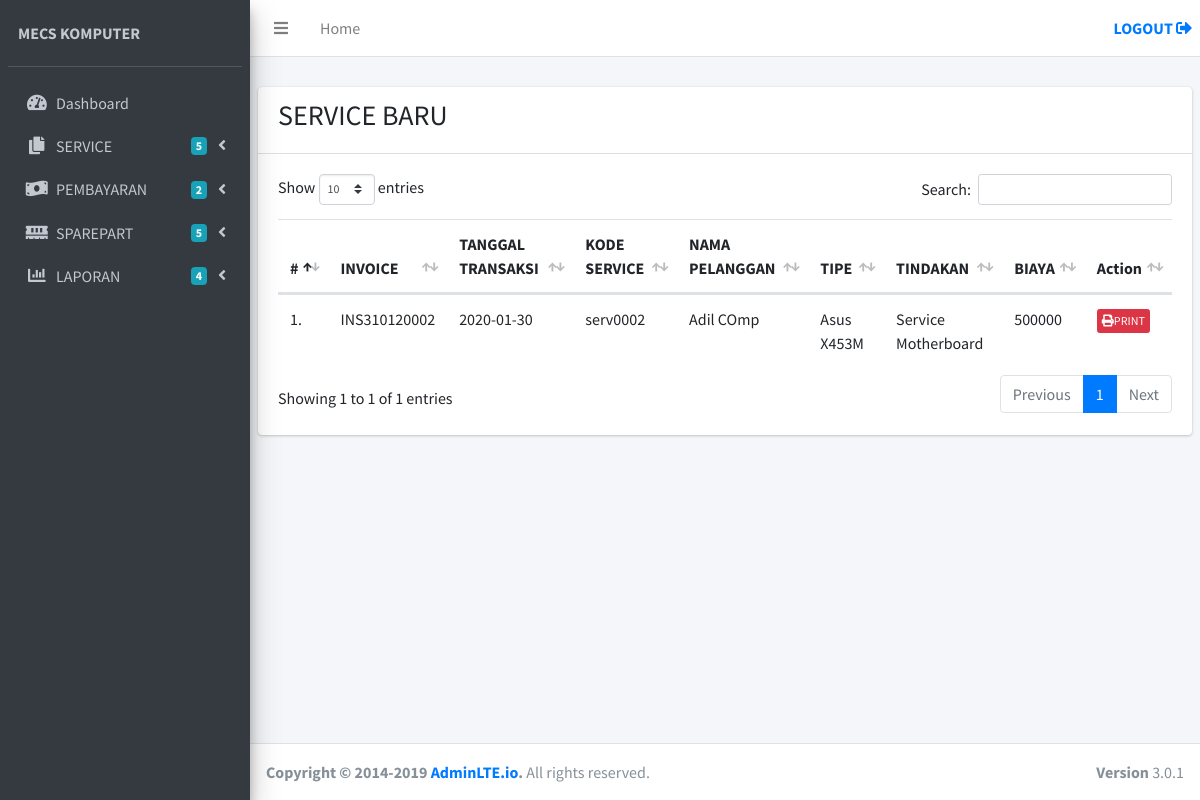
/index.php/invoice/piutang, run on the app's committed database.
### tables this page shows
CREATE TABLE `tb_invo_serv` (
  `invoice` varchar(12) NOT NULL,
  `tgl_transaksi` date DEFAULT NULL,
  `kd_serv` varchar(8) DEFAULT NULL,
  `biaya` int(11) DEFAULT NULL,
  `tindakan` varchar(50) DEFAULT NULL,
  `status` varchar(10) DEFAULT NULL
);

CREATE TABLE `tb_service` (
  `kd_serv` varchar(8) NOT NULL,
  `nm_pel` varchar(50) NOT NULL,
  `no_telp` varchar(15) NOT NULL,
  `tgl_masuk` date NOT NULL,
  `tipe` varchar(50) NOT NULL,
  `kelengkapan` varchar(100) NOT NULL,
  `keluhan` varchar(100) NOT NULL,
  `status` varchar(10) NOT NULL,
  `tgl_selesai` date DEFAULT NULL,
  `tgl_keluar` date DEFAULT NULL,
  `ket` text NOT NULL
);

### application/libraries/Template.php (called while the page is built)
<?php
Class Template {
	var $template_data = array();
	function set($name, $value)
	{
		$this->template_data[$name] = $value;
	}
	function load($template = '' , $view = '' , $view_data = array(), $return = FALSE)
	{
		$this->CI =& get_instance();
		$this->set('contents', $this->CI->load->view($view, $view_data, TRUE));
		return $this->CI->load->view($template,$this->template_data, $return);
	}
}

### application/controllers/Invoice.php (called while the page is built, shortened)
<?php
class invoice extends CI_Controller {
	public function piutang()
	{
		$data['row'] = $this->invoice_m->getPiutang();
		$this->template->load('template', 'invoice/piutang_data', $data);
	}
}

### index.php (called while the page is built, shortened)
<?php
require_once BASEPATH.'core/CodeIgniter.php';

### application/models/Invoice_m.php (called while the page is built, shortened)
<?php
class Invoice_m extends CI_Model {
	public function getPiutang($id=null)
	{
		$query = $this->db->query("SELECT * FROM tb_invo_serv JOIN tb_service ON tb_invo_serv.kd_serv = tb_service.kd_serv AND tb_invo_serv.status = 'PIUTANG'");
		return $query;
	}
}

### application/views/invoice/piutang_data.php (the view)
<section class="content-header">
</section>
<section class="content">
      <div class="row">
      <div class="col-12">
        <div class="card">
          <div class="card-header">
            <div class="pull-right">
             <h3>SERVICE BARU</h3>
          </div>
          </div>
          <div class="card-body">
      <table class="table table-condensed" id="table1">
        <thead>
          <tr>
            <th>#</th>
            <th>INVOICE</th>
            <th>TANGGAL TRANSAKSI</th>
            <th>KODE SERVICE</th>
            <th>NAMA PELANGGAN</th>
            <th>TIPE</th>
            <th>TINDAKAN</th>
            <th>BIAYA</th>
            <th>Action</th>
          </tr>
        </thead>
        <tbody>
          <?php
          $no=1;
          foreach ($row->result() as $key => $data) { ?>
          <tr>
            <td><?=$no++?>.</td>
            <td><?=$data->invoice?></td>
            <td><?=$data->tgl_transaksi?></td>
            <td><?=$data->kd_serv?></td>
            <td><?=$data->nm_pel?></td>
            <td><?=$data->tipe?></td>
            <td><?=$data->tindakan?></td>
            <td><?=$data->biaya?></td>
            <td><a type="button" href="<?=site_url('service/clear/'.$data->kd_serv)?>" class="btn btn-xs btn-danger"><i class="fas fa-print"></i><span>PRINT</span></a></td>
          </tr>
          <?php
          }
          ?>
        </tbody>
      </table>
    </div>
  </div>
</div>
</div>
</section>

### data on the page
tb_invo_serv: invoice "INS310120002", tgl_transaksi "2020-01-30", kd_serv.kd_serv "serv0002", kd_serv.nm_pel "Adil COmp", kd_serv.tipe "Asus X453M", tindakan "Service Motherboard", biaya "500000"
